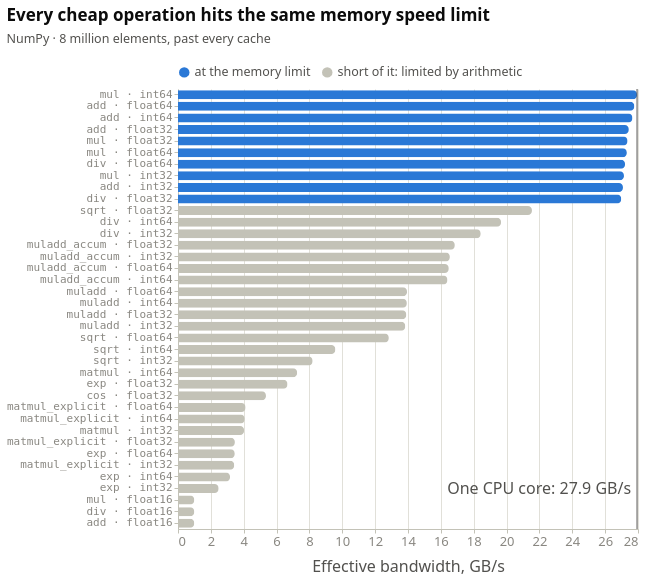

The notebook cell this image was saved under:
### Markdown cell above
---

## 4 · Memory bandwidth is the speed limit

**Bandwidth** is how many bytes per second the memory system can deliver. For a
simple operation like `add`, the processor finishes the arithmetic long before the
next numbers arrive, so the speed of memory, not of the processor, sets the pace.

### Code cell
style.show(figures.cpu_bandwidth(d))

### Figure 1 — Vega-Lite specification as saved in the notebook (floating-point values rounded to 4 significant figures)
{"config": {"background": "transparent", "font": "Cochineal, system-ui, -apple-system, \"Segoe UI\", sans-serif", "padding": {"left": 6, "right": 18, "top": 6, "bottom": 6}, "view": {"stroke": null, "continuousWidth": 620, "continuousHeight": 300}, "axis": {"labelFont": "Cochineal, system-ui, -apple-system, \"Segoe UI\", sans-serif", "titleFont": "Cochineal, system-ui, -apple-system, \"Segoe UI\", sans-serif", "labelColor": "#898781", "titleColor": "#52514e", "labelFontSize": 12.5, "titleFontSize": 12.5, "titleFontWeight": 500, "titlePadding": 10, "domainColor": "#c3c2b7", "domainWidth": 1, "tickColor": "#c3c2b7", "tickSize": 4, "gridColor": "#e1e0d9", "gridWidth": 1, "gridDash": []}, "legend": {"labelFont": "Cochineal, system-ui, -apple-system, \"Segoe UI\", sans-serif", "titleFont": "Cochineal, system-ui, -apple-system, \"Segoe UI\", sans-serif", "labelColor": "#52514e", "titleColor": "#52514e", "labelFontSize": 12.5, "titleFontSize": 12.5, "titleFontWeight": 500, "symbolType": "circle", "symbolSize": 110, "orient": "top", "direction": "horizontal", "offset": 10, "titlePadding": 10, "labelLimit": 360}, "title": {"font": "Cochineal, system-ui, -apple-system, \"Segoe UI\", sans-serif", "color": "#0b0b0b", "fontSize": 17, "fontWeight": 600, "subtitleFont": "Cochineal, system-ui, -apple-system, \"Segoe UI\", sans-serif", "subtitleColor": "#52514e", "subtitleFontSize": 12.5, "subtitlePadding": 8, "anchor": "start", "offset": 16, "dy": -4}, "header": {"labelFont": "Cochineal, system-ui, -apple-system, \"Segoe UI\", sans-serif", "titleFont": "Cochineal, system-ui, -apple-system, \"Segoe UI\", sans-serif", "labelColor": "#52514e", "titleColor": "#52514e", "labelFontSize": 13, "labelFontWeight": 600, "titleFontSize": 12.5}, "range": {"category": ["#2a78d6", "#eb6834", "#1baf7a"], "heatmap": ["#cde2fb", "#9ec5f4", "#6da7ec", "#3987e5", "#256abf", "#184f95", "#0d366b"], "ramp": ["#cde2fb", "#9ec5f4", "#6da7ec", "#3987e5", "#256abf", "#184f95", "#0d366b"]}, "bar": {"cornerRadiusEnd": 4, "discreteBandSize": 16}, "point": {"size": 100, "filled": true, "stroke": "transparent", "strokeWidth": 2, "opacity": 1}, "line": {"strokeWidth": 2, "strokeCap": "round", "strokeJoin": "round"}, "rule": {"strokeWidth": 1}, "text": {"font": "Cochineal, system-ui, -apple-system, \"Segoe UI\", sans-serif", "fontSize": 12, "color": "#52514e"}}, "layer": [{"data": {"name": "data-439006e2a8599b63c05f65b5865bf6fd"}, "mark": {"type": "bar", "size": 9}, "encoding": {"color": {"field": "state", "legend": {"title": null}, "scale": {"domain": ["at the memory limit", "short of it: limited by arithmetic"], "range": ["#2a78d6", "#c3c2b7"]}, "sort": ["at the memory limit", "short of it: limited by arithmetic"], "type": "nominal"}, "tooltip": [{"field": "cell", "type": "nominal"}, {"field": "result_dtype", "title": "computes in", "type": "nominal"}, {"field": "gbs", "format": ".1f", "title": "GB/s", "type": "quantitative"}, {"field": "us", "format": ",.0f", "title": "µs / call", "type": "quantitative"}], "x": {"axis": {"labelFontSize": 13, "titleFontSize": 16}, "field": "gbs", "title": "Effective bandwidth, GB/s", "type": "quantitative"}, "y": {"axis": {"labelFont": "monospace", "labelFontSize": 11, "labelLimit": 200}, "field": "cell", "sort": "-x", "title": null, "type": "nominal"}}}, {"data": {"name": "data-74fba5166332610cefac7bd98cefc744"}, "mark": {"type": "rule", "color": "#52514e", "strokeWidth": 1}, "encoding": {"x": {"field": "x", "type": "quantitative"}}}, {"data": {"name": "data-0217d6c698f8df1d08857c17733c3f12"}, "mark": {"type": "text", "align": "right", "color": "#52514e", "dx": -6, "fontSize": 16}, "encoding": {"text": {"field": "t", "type": "nominal"}, "x": {"field": "x", "type": "quantitative"}, "y": {"field": "y", "scale": null, "type": "quantitative"}}}], "height": 440, "title": {"text": "Every cheap operation hits the same memory speed limit", "subtitle": "NumPy · 8 million elements, past every cache"}, "width": 460, "$schema": "https://vega.github.io/schema/vega-lite/v6.4.1.json", "datasets": {"data-439006e2a8599b63c05f65b5865bf6fd": [{"run": "cpu_dram50", "n": 2000000, "n_elem": 8000000, "operation": "mul", "implementation": "int64", "framework": "NumPy", "execution_mode": "eager", "timer": "host", "destination": "out", "cache_state": "cold", "us": 6871.0, "us_lo": 6742.0, "us_hi": 7043.0, "ns_elem": 0.8589, "gbs": 27.94, "gelem_s": 1.164, "b_elem": 24, "result_mib": 61.04, "result_dtype": "int64", "promoted": false, "samples": 50, "cell": "mul · int64", "state": "at the memory limit"}, {"run": "cpu_dram50", "n": 2000000, "n_elem": 8000000, "operation": "add", "implementation": "float64", "framework": "NumPy", "execution_mode": "eager", "timer": "host", "destination": "out", "cache_state": "cold", "us": 6912.0, "us_lo": 6840.0, "us_hi": 7120.0, "ns_elem": 0.864, "gbs": 27.78, "gelem_s": 1.157, "b_elem": 24, "result_mib": 61.04, "result_dtype": "float64", "promoted": false, "samples": 50, "cell": "add · float64", "state": "at the memory limit"}, {"run": "cpu_dram50", "n": 2000000, "n_elem": 8000000, "operation": "add", "implementation": "int64", "framework": "NumPy", "execution_mode": "eager", "timer": "host", "destination": "out", "cache_state": "cold", "us": 6941.0, "us_lo": 6844.0, "us_hi": 7133.0, "ns_elem": 0.8677, "gbs": 27.66, "gelem_s": 1.153, "b_elem": 24, "result_mib": 61.04, "result_dtype": "int64", "promoted": false, "samples": 50, "cell": "add · int64", "state": "at the memory limit"}, {"run": "cpu_dram50", "n": 2000000, "n_elem": 8000000, "operation": "add", "implementation": "float32", "framework": "NumPy", "execution_mode": "eager", "timer": "host", "destination": "out", "cache_state": "cold", "us": 3498.0, "us_lo": 3447.0, "us_hi": 3617.0, "ns_elem": 0.4373, "gbs": 27.44, "gelem_s": 2.287, "b_elem": 12, "result_mib": 30.52, "result_dtype": "float32", "promoted": false, "samples": 50, "cell": "add · float32", "state": "at the memory limit"}, {"run": "cpu_dram50", "n": 2000000, "n_elem": 8000000, "operation": "mul", "implementation": "float32", "framework": "NumPy", "execution_mode": "eager", "timer": "host", "destination": "out", "cache_state": "cold", "us": 3508.0, "us_lo": 3449.0, "us_hi": 3628.0, "ns_elem": 0.4386, "gbs": 27.36, "gelem_s": 2.28, "b_elem": 12, "result_mib": 30.52, "result_dtype": "float32", "promoted": false, "samples": 50, "cell": "mul · float32", "state": "at the memory limit"}, {"run": "cpu_dram50", "n": 2000000, "n_elem": 8000000, "operation": "mul", "implementation": "float64", "framework": "NumPy", "execution_mode": "eager", "timer": "host", "destination": "out", "cache_state": "cold", "us": 7028.0, "us_lo": 6867.0, "us_hi": 7165.0, "ns_elem": 0.8785, "gbs": 27.32, "gelem_s": 1.138, "b_elem": 24, "result_mib": 61.04, "result_dtype": "float64", "promoted": false, "samples": 50, "cell": "mul · float64", "state": "at the memory limit"}, {"run": "cpu_dram50", "n": 2000000, "n_elem": 8000000, "operation": "div", "implementation": "float64", "framework": "NumPy", "execution_mode": "eager", "timer": "host", "destination": "out", "cache_state": "cold", "us": 7056.0, "us_lo": 6887.0, "us_hi": 7157.0, "ns_elem": 0.882, "gbs": 27.21, "gelem_s": 1.134, "b_elem": 24, "result_mib": 61.04, "result_dtype": "float64", "promoted": false, "samples": 50, "cell": "div · float64", "state": "at the memory limit"}, {"run": "cpu_dram50", "n": 2000000, "n_elem": 8000000, "operation": "mul", "implementation": "int32", "framework": "NumPy", "execution_mode": "eager", "timer": "host", "destination": "out", "cache_state": "cold", "us": 3537.0, "us_lo": 3430.0, "us_hi": 3721.0, "ns_elem": 0.4421, "gbs": 27.15, "gelem_s": 2.262, "b_elem": 12, "result_mib": 30.52, "result_dtype": "int32", "promoted": false, "samples": 50, "cell": "mul · int32", "state": "at the memory limit"}, {"run": "cpu_dram50", "n": 2000000, "n_elem": 8000000, "operation": "add", "implementation": "int32", "framework": "NumPy", "execution_mode": "eager", "timer": "host", "destination": "out", "cache_state": "cold", "us": 3544.0, "us_lo": 3422.0, "us_hi": 3716.0, "ns_elem": 0.4431, "gbs": 27.08, "gelem_s": 2.257, "b_elem": 12, "result_mib": 30.52, "result_dtype": "int32", "promoted": false, "samples": 50, "cell": "add · int32", "state": "at the memory limit"}, {"run": "cpu_dram50", "n": 2000000, "n_elem": 8000000, "operation": "div", "implementation": "float32", "framework": "NumPy", "execution_mode": "eager", "timer": "host", "destination": "out", "cache_state": "cold", "us": 3558.0, "us_lo": 3456.0, "us_hi": 3717.0, "ns_elem": 0.4448, "gbs": 26.98, "gelem_s": 2.248, "b_elem": 12, "result_mib": 30.52, "result_dtype": "float32", "promoted": false, "samples": 50, "cell": "div · float32", "state": "at the memory limit"}, {"run": "cpu_dram50", "n": 2000000, "n_elem": 8000000, "operation": "sqrt", "implementation": "float32", "framework": "NumPy", "execution_mode": "eager", "timer": "host", "destination": "out", "cache_state": "cold", "us": 2971.0, "us_lo": 2945.0, "us_hi": 3034.0, "ns_elem": 0.3713, "gbs": 21.55, "gelem_s": 2.693, "b_elem": 8, "result_mib": 30.52, "result_dtype": "float32", "promoted": false, "samples": 50, "cell": "sqrt · float32", "state": "short of it: limited by arithmetic"}, {"run": "cpu_dram50", "n": 2000000, "n_elem": 8000000, "operation": "div", "implementation": "int64", "framework": "NumPy", "execution_mode": "eager", "timer": "host", "destination": "out", "cache_state": "cold", "us": 9764.0, "us_lo": 9615.0, "us_hi": 9901.0, "ns_elem": 1.22, "gbs": 19.66, "gelem_s": 0.8193, "b_elem": 24, "result_mib": 61.04, "result_dtype": "float64", "promoted": true, "samples": 50, "cell": "div · int64", "state": "short of it: limited by arithmetic"}, {"run": "cpu_dram50", "n": 2000000, "n_elem": 8000000, "operation": "div", "implementation": "int32", "framework": "NumPy", "execution_mode": "eager", "timer": "host", "destination": "out", "cache_state": "cold", "us": 6947.0, "us_lo": 6838.0, "us_hi": 7132.0, "ns_elem": 0.8683, "gbs": 18.43, "gelem_s": 1.152, "b_elem": 16, "result_mib": 61.04, "result_dtype": "float64", "promoted": true, "samples": 50, "cell": "div · int32", "state": "short of it: limited by arithmetic"}, {"run": "cpu_dram50", "n": 2000000, "n_elem": 8000000, "operation": "muladd_accum", "implementation": "float32", "framework": "NumPy", "execution_mode": "eager", "timer": "host", "destination": "out", "cache_state": "cold", "us": 5697.0, "us_lo": 5594.0, "us_hi": 5874.0, "ns_elem": 0.7122, "gbs": 16.85, "gelem_s": 1.404, "b_elem": 12, "result_mib": 30.52, "result_dtype": "float32", "promoted": false, "samples": 50, "cell": "muladd_accum · float32", "state": "short of it: limited by arithmetic"}, {"run": "cpu_dram50", "n": 2000000, "n_elem": 8000000, "operation": "muladd_accum", "implementation": "int32", "framework": "NumPy", "execution_mode": "eager", "timer": "host", "destination": "out", "cache_state": "cold", "us": 5801.0, "us_lo": 5650.0, "us_hi": 5974.0, "ns_elem": 0.7252, "gbs": 16.55, "gelem_s": 1.379, "b_elem": 12, "result_mib": 30.52, "result_dtype": "int32", "promoted": false, "samples": 50, "cell": "muladd_accum · int32", "state": "short of it: limited by arithmetic"}, {"run": "cpu_dram50", "n": 2000000, "n_elem": 8000000, "operation": "muladd_accum", "implementation": "float64", "framework": "NumPy", "execution_mode": "eager", "timer": "host", "destination": "out", "cache_state": "cold", "us": 11650.0, "us_lo": 11420.0, "us_hi": 11800.0, "ns_elem": 1.456, "gbs": 16.48, "gelem_s": 0.6868, "b_elem": 24, "result_mib": 61.04, "result_dtype": "float64", "promoted": false, "samples": 50, "cell": "muladd_accum · float64", "state": "short of it: limited by arithmetic"}, {"run": "cpu_dram50", "n": 2000000, "n_elem": 8000000, "operation": "muladd_accum", "implementation": "int64", "framework": "NumPy", "execution_mode": "eager", "timer": "host", "destination": "out", "cache_state": "cold", "us": 11710.0, "us_lo": 11480.0, "us_hi": 11830.0, "ns_elem": 1.463, "gbs": 16.4, "gelem_s": 0.6834, "b_elem": 24, "result_mib": 61.04, "result_dtype": "int64", "promoted": false, "samples": 50, "cell": "muladd_accum · int64", "state": "short of it: limited by arithmetic"}, {"run": "cpu_dram50", "n": 2000000, "n_elem": 8000000, "operation": "muladd", "implementation": "float64", "framework": "NumPy", "execution_mode": "eager", "timer": "host", "destination": "out", "cache_state": "cold", "us": 13770.0, "us_lo": 13530.0, "us_hi": 13960.0, "ns_elem": 1.722, "gbs": 13.94, "gelem_s": 0.5808, "b_elem": 24, "result_mib": 61.04, "result_dtype": "float64", "promoted": false, "samples": 50, "cell": "muladd · float64", "state": "short of it: limited by arithmetic"}, {"run": "cpu_dram50", "n": 2000000, "n_elem": 8000000, "operation": "muladd", "implementation": "int64", "framework": "NumPy", "execution_mode": "eager", "timer": "host", "destination": "out", "cache_state": "cold", "us": 13780.0, "us_lo": 13640.0, "us_hi": 13920.0, "ns_elem": 1.723, "gbs": 13.93, "gelem_s": 0.5804, "b_elem": 24, "result_mib": 61.04, "result_dtype": "int64", "promoted": false, "samples": 50, "cell": "muladd · int64", "state": "short of it: limited by arithmetic"}, {"run": "cpu_dram50", "n": 2000000, "n_elem": 8000000, "operation": "muladd", "implementation": "float32", "framework": "NumPy", "execution_mode": "eager", "timer": "host", "destination": "out", "cache_state": "cold", "us": 6908.0, "us_lo": 6717.0, "us_hi": 7088.0, "ns_elem": 0.8635, "gbs": 13.9, "gelem_s": 1.158, "b_elem": 12, "result_mib": 30.52, "result_dtype": "float32", "promoted": false, "samples": 50, "cell": "muladd · float32", "state": "short of it: limited by arithmetic"}, {"run": "cpu_dram50", "n": 2000000, "n_elem": 8000000, "operation": "muladd", "implementation": "int32", "framework": "NumPy", "execution_mode": "eager", "timer": "host", "destination": "out", "cache_state": "cold", "us": 6939.0, "us_lo": 6799.0, "us_hi": 7106.0, "ns_elem": 0.8673, "gbs": 13.84, "gelem_s": 1.153, "b_elem": 12, "result_mib": 30.52, "result_dtype": "int32", "promoted": false, "samples": 50, "cell": "muladd · int32", "state": "short of it: limited by arithmetic"}, {"run": "cpu_dram50", "n": 2000000, "n_elem": 8000000, "operation": "sqrt", "implementation": "float64", "framework": "NumPy", "execution_mode": "eager", "timer": "host", "destination": "out", "cache_state": "cold", "us": 9975.0, "us_lo": 9953.0, "us_hi": 10100.0, "ns_elem": 1.247, "gbs": 12.83, "gelem_s": 0.802, "b_elem": 16, "result_mib": 61.04, "result_dtype": "float64", "promoted": false, "samples": 50, "cell": "sqrt · float64", "state": "short of it: limited by arithmetic"}, {"run": "cpu_dram50", "n": 2000000, "n_elem": 8000000, "operation": "sqrt", "implementation": "int64", "framework": "NumPy", "execution_mode": "eager", "timer": "host", "destination": "out", "cache_state": "cold", "us": 13360.0, "us_lo": 13280.0, "us_hi": 13440.0, "ns_elem": 1.67, "gbs": 9.58, "gelem_s": 0.5988, "b_elem": 16, "result_mib": 61.04, "result_dtype": "float64", "promoted": true, "samples": 50, "cell": "sqrt · int64", "state": "short of it: limited by arithmetic"}, {"run": "cpu_dram50", "n": 2000000, "n_elem": 8000000, "operation": "sqrt", "implementation": "int32", "framework": "NumPy", "execution_mode": "eager", "timer": "host", "destination": "out", "cache_state": "cold", "us": 11710.0, "us_lo": 11670.0, "us_hi": 11790.0, "ns_elem": 1.464, "gbs": 8.195, "gelem_s": 0.6829, "b_elem": 12, "result_mib": 61.04, "result_dtype": "float64", "promoted": true, "samples": 50, "cell": "sqrt · int32", "state": "short of it: limited by arithmetic"}, {"run": "cpu_dram50", "n": 2000000, "n_elem": 8000000, "operation": "matmul", "implementation": "int64", "framework": "NumPy", "execution_mode": "eager", "timer": "host", "destination": "out", "cache_state": "cold", "us": 26480.0, "us_lo": 25920.0, "us_hi": 30220.0, "ns_elem": 3.31, "gbs": 7.252, "gelem_s": 0.3022, "b_elem": 24, "result_mib": 61.04, "result_dtype": "int64", "promoted": false, "samples": 50, "cell": "matmul · int64", "state": "short of it: limited by arithmetic"}, {"run": "cpu_dram50", "n": 2000000, "n_elem": 8000000, "operation": "exp", "implementation": "float32", "framework": "NumPy", "execution_mode": "eager", "timer": "host", "destination": "out", "cache_state": "cold", "us": 9602.0, "us_lo": 9527.0, "us_hi": 9700.0, "ns_elem": 1.2, "gbs": 6.666, "gelem_s": 0.8332, "b_elem": 8, "result_mib": 30.52, "result_dtype": "float32", "promoted": false, "samples": 50, "cell": "exp · float32", "state": "short of it: limited by arithmetic"}, {"run": "cpu_dram50", "n": 2000000, "n_elem": 8000000, "operation": "cos", "implementation": "float32", "framework": "NumPy", "execution_mode": "eager", "timer": "host", "destination": "out", "cache_state": "cold", "us": 11950.0, "us_lo": 11910.0, "us_hi": 12100.0, "ns_elem": 1.494, "gbs": 5.354, "gelem_s": 0.6693, "b_elem": 8, "result_mib": 30.52, "result_dtype": "float32", "promoted": false, "samples": 50, "cell": "cos · float32", "state": "short of it: limited by arithmetic"}, {"run": "cpu_dram50", "n": 2000000, "n_elem": 8000000, "operation": "matmul_explicit", "implementation": "float64", "framework": "NumPy", "execution_mode": "eager", "timer": "host", "destination": "out", "cache_state": "cold", "us": 46680.0, "us_lo": 46460.0, "us_hi": 46880.0, "ns_elem": 5.835, "gbs": 4.113, "gelem_s": 0.1714, "b_elem": 24, "result_mib": 61.04, "result_dtype": "float64", "promoted": false, "samples": 50, "cell": "matmul_explicit · float64", "state": "short of it: limited by arithmetic"}, {"run": "cpu_dram50", "n": 2000000, "n_elem": 8000000, "operation": "matmul_explicit", "implementation": "int64", "framework": "NumPy", "execution_mode": "eager", "timer": "host", "destination": "out", "cache_state": "cold", "us": 47280.0, "us_lo": 47100.0, "us_hi": 47460.0, "ns_elem": 5.91, "gbs": 4.061, "gelem_s": 0.1692, "b_elem": 24, "result_mib": 61.04, "result_dtype": "int64", "promoted": false, "samples": 50, "cell": "matmul_explicit · int64", "state": "short of it: limited by arithmetic"}, {"run": "cpu_dram50", "n": 2000000, "n_elem": 8000000, "operation": "matmul", "implementation": "int32", "framework": "NumPy", "execution_mode": "eager", "timer": "host", "destination": "out", "cache_state": "cold", "us": 23850.0, "us_lo": 23770.0, "us_hi": 24030.0, "ns_elem": 2.982, "gbs": 4.024, "gelem_s": 0.3354, "b_elem": 12, "result_mib": 30.52, "result_dtype": "int32", "promoted": false, "samples": 50, "cell": "matmul · int32", "state": "short of it: limited by arithmetic"}, {"run": "cpu_dram50", "n": 2000000, "n_elem": 8000000, "operation": "matmul_explicit", "implementation": "float32", "framework": "NumPy", "execution_mode": "eager", "timer": "host", "destination": "out", "cache_state": "cold", "us": 27720.0, "us_lo": 27480.0, "us_hi": 27980.0, "ns_elem": 3.465, "gbs": 3.463, "gelem_s": 0.2886, "b_elem": 12, "result_mib": 30.52, "result_dtype": "float32", "promoted": false, "samples": 50, "cell": "matmul_explicit · float32", "state": "short of it: limited by arithmetic"}, {"run": "cpu_dram50", "n": 2000000, "n_elem": 8000000, "operation": "exp", "implementation": "float64", "framework": "NumPy", "execution_mode": "eager", "timer": "host", "destination": "out", "cache_state": "cold", "us": 37040.0, "us_lo": 36890.0, "us_hi": 37220.0, "ns_elem": 4.631, "gbs": 3.455, "gelem_s": 0.216, "b_elem": 16, "result_mib": 61.04, "result_dtype": "float64", "promoted": false, "samples": 50, "cell": "exp · float64", "state": "short of it: limited by arithmetic"}, {"run": "cpu_dram50", "n": 2000000, "n_elem": 8000000, "operation": "matmul_explicit", "implementation": "int32", "framework": "NumPy", "execution_mode": "eager", "timer": "host", "destination": "out", "cache_state": "cold", "us": 28050.0, "us_lo": 27820.0, "us_hi": 28300.0, "ns_elem": 3.506, "gbs": 3.423, "gelem_s": 0.2852, "b_elem": 12, "result_mib": 30.52, "result_dtype": "int32", "promoted": false, "samples": 50, "cell": "matmul_explicit · int32", "state": "short of it: limited by arithmetic"}, {"run": "cpu_dram50", "n": 2000000, "n_elem": 8000000, "operation": "exp", "implementation": "int64", "framework": "NumPy", "execution_mode": "eager", "timer": "host", "destination": "out", "cache_state": "cold", "us": 40420.0, "us_lo": 40260.0, "us_hi": 40810.0, "ns_elem": 5.053, "gbs": 3.167, "gelem_s": 0.1979, "b_elem": 16, "result_mib": 61.04, "result_dtype": "float64", "promoted": true, "samples": 50, "cell": "exp · int64", "state": "short of it: limited by arithmetic"}, {"run": "cpu_dram50", "n": 2000000, "n_elem": 8000000, "operation": "exp", "implementation": "int32", "framework": "NumPy", "execution_mode": "eager", "timer": "host", "destination": "out", "cache_state": "cold", "us": 38790.0, "us_lo": 38660.0, "us_hi": 38960.0, "ns_elem": 4.849, "gbs": 2.475, "gelem_s": 0.2062, "b_elem": 12, "result_mib": 61.04, "result_dtype": "float64", "promoted": true, "samples": 50, "cell": "exp · int32", "state": "short of it: limited by arithmetic"}, {"run": "cpu_dram50", "n": 2000000, "n_elem": 8000000, "operation": "mul", "implementation": "float16", "framework": "NumPy", "execution_mode": "eager", "timer": "host", "destination": "out", "cache_state": "cold", "us": 48400.0, "us_lo": 48220.0, "us_hi": 48780.0, "ns_elem": 6.05, "gbs": 0.9917, "gelem_s": 0.1653, "b_elem": 6, "result_mib": 15.26, "result_dtype": "float16", "promoted": false, "samples": 50, "cell": "mul · float16", "state": "short of it: limited by arithmetic"}, {"run": "cpu_dram50", "n": 2000000, "n_elem": 8000000, "operation": "div", "implementation": "float16", "framework": "NumPy", "execution_mode": "eager", "timer": "host", "destination": "out", "cache_state": "cold", "us": 48430.0, "us_lo": 48250.0, "us_hi": 48610.0, "ns_elem": 6.053, "gbs": 0.9912, "gelem_s": 0.1652, "b_elem": 6, "result_mib": 15.26, "result_dtype": "float16", "promoted": false, "samples": 50, "cell": "div · float16", "state": "short of it: limited by arithmetic"}, {"run": "cpu_dram50", "n": 2000000, "n_elem": 8000000, "operation": "add", "implementation": "float16", "framework": "NumPy", "execution_mode": "eager", "timer": "host", "destination": "out", "cache_state": "cold", "us": 48480.0, "us_lo": 48300.0, "us_hi": 48800.0, "ns_elem": 6.06, "gbs": 0.9901, "gelem_s": 0.165, "b_elem": 6, "result_mib": 15.26, "result_dtype": "float16", "promoted": false, "samples": 50, "cell": "add · float16", "state": "short of it: limited by arithmetic"}], "data-74fba5166332610cefac7bd98cefc744": [{"x": 27.94, "t": "One CPU core: 27.9 GB/s"}], "data-0217d6c698f8df1d08857c17733c3f12": [{"x": 27.94, "t": "One CPU core: 27.9 GB/s", "y": 400.0}]}}
